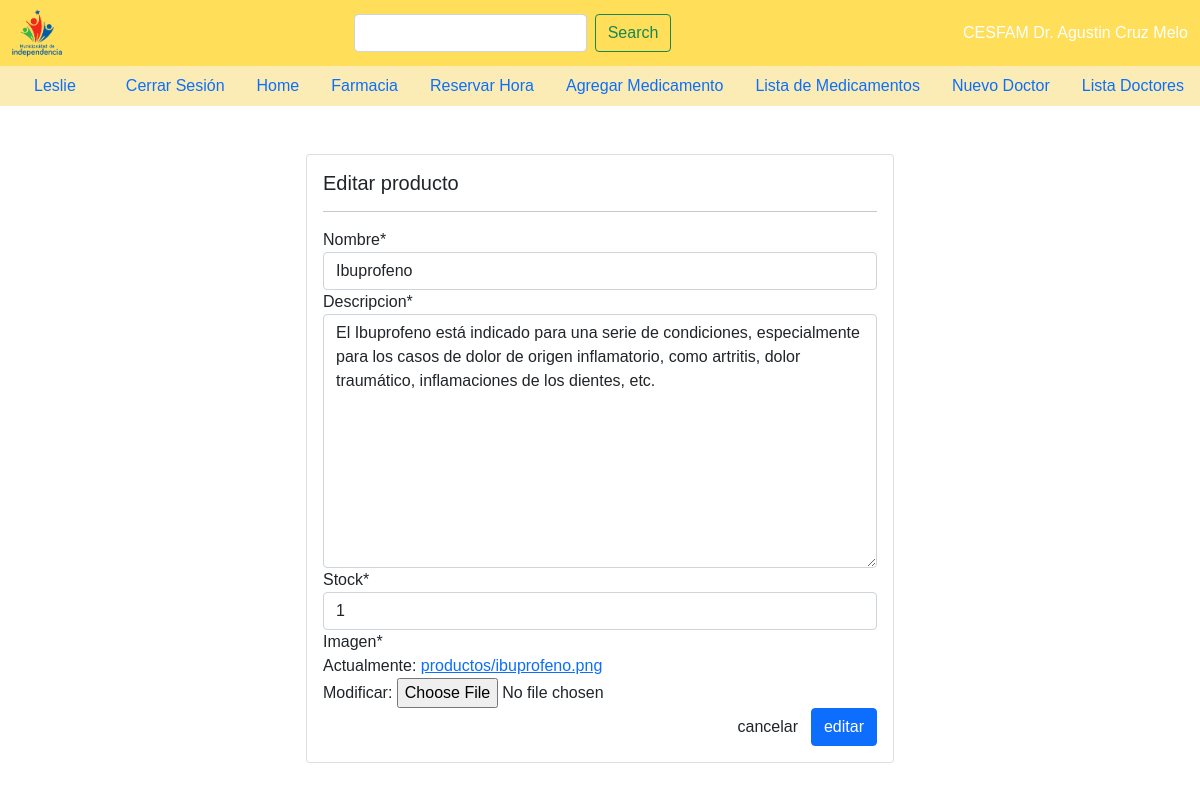
Page /editar_producto/1/ (signed in) on the committed database.
### cesfam/models.py (models this page shows)
class producto(models.Model):
    nombre = models.CharField(max_length=50)
    descripcion = models.TextField()
    stock = models.IntegerField()
    imagen = models.ImageField(upload_to="productos", null=True)

### cesfam/views.py (the view, shortened to what this page needs)
# urls.py: path('editar_producto/<id>/', editar_producto, name="editar_producto"),
@permission_required('cesfam.change_producto')
def editar_producto(request, id):
    productos = get_object_or_404(producto, id=id)
    data = {
        'form': productoForm(instance=productos)
    }
    return render(request, 'cesfam/crud_farmacia/editar.html', data)

### cesfam/forms.py
class productoForm(forms.ModelForm):
    class Meta:
        model = producto
        fields = '__all__'

### cesfam/Templates/cesfam/crud_farmacia/editar.html (shortened to what this page needs)
{% extends 'cesfam/base.html'%}
{% block contenido %}
{% load crispy_forms_tags %}
<br>
<br>
<div class="row">
    <div class="col-12 col-md-6 offset-md-3">
        <div class="card">
            <div class="card-body">
            <h5>Editar producto</h5>
            <hr>
                <form action = "" method ="post" enctype="multipart/form-data">
                    {{ form | crispy}}
                    <div class="d-flex justify-content-end">
                        <input type="reset" value="cancelar" class="btn btn-secunday">
                        <input type="submit" value="editar" class="btn btn-primary">
                    </div>
                </form>
            </div>
        </div>
    </div>
</div>
{% endblock %}

### cesfam/Templates/cesfam/base.html (shortened to what this page needs)
<!DOCTYPE html>
<html lang="en">
  <head>
    {% load static %}
    <link rel="stylesheet" href="{% static 'cesfam/css/bootstrap.min.css' %}">
    <link rel="stylesheet" href="{% static 'cesfam/css/style.css'%}">
    <link rel="stylesheet" href="https://cdnjs.cloudflare.com/ajax/libs/jQuery-Validation-Engine/2.6.4/validationEngine.jquery.min.css"/>
    <link rel="stylesheet" href="https://cdnjs.cloudflare.com/ajax/libs/jQuery-Validation-Engine/2.6.4/validationEngine.jquery.min.css"
 />
  </head>
  <body>
    <nav class="navbar">
      <div class="container-fluid">
        <img src="{% static 'cesfam/img/logo_independencia.png' %}"class="d-inline-block align-text-top">
        <form class="d-flex" id="buscaForm">
          <input class="form-control me-2" type="search" placeholder="  " aria-label="Search">
          <button class="btn btn-outline-success" type="submit">Search</button>
        </form>  CESFAM Dr. Agustin Cruz Melo
      </div>
    </nav>
    <div class="container-row">
      <nav class="nav nav-pills flex-column flex-sm-row">
        {% if user.is_authenticated %}
        <a class="flex-sm-fill text-sm-center nav-link" href="#">{{ user.username }}</a>
        <li>
        <a class="flex-sm-fill text-sm-center nav-link" href="{% url 'logout' %}">Cerrar Sesión</a>
        </li>
        {% else %}
        <li>
        <a class="flex-sm-fill text-sm-center nav-link" href="{% url 'login' %}">Iniciar Sesión</a>
        </li>
        {% endif %}
        <li>
        <a class="flex-sm-fill text-sm-center nav-link" href="{% url 'home' %}">Home</a>
        </li>
        <li>
        <a class="flex-sm-fill text-sm-center nav-link" href="{% url 'farmacia' %}">Farmacia</a>
        </li>
        <li>
        <a class="flex-sm-fill text-sm-center nav-link" href="{% url 'agendar' %}">Reservar Hora</a>
        </li>
        {% if perms.cesfam.add_producto %}
        <li>
        <a class="flex-sm-fill text-sm-center nav-link" href="{% url 'agregar_producto' %}">Agregar Medicamento</a>
        </li>
        {% endif %}
        {% if perms.cesfam.view_producto %}
        <li>
        <a class="flex-sm-fill text-sm-center nav-link" href="{% url 'listar_producto' %}">Lista de Medicamentos</a>
        </li>
        {% endif %}
        {% if perms.cesfam.add_medico %}
        <li>
        <a class="flex-sm-fill text-sm-center nav-link" href="{% url 'agregar_medico' %}">Nuevo Doctor</a>
        </li>
        {% endif %}
        {% if perms.cesfam.view_medico %}
        <li>
        <a class="flex-sm-fill text-sm-center nav-link" href="{% url 'listar_medico' %}">Lista Doctores</a>
        </li>
        {% endif %}
      </nav>
    </div>
<div id="contenido">
   {% block contenido %}
   {% endblock %}
</div>
  </body>
</html>

### cesfam/static/cesfam/css/style.css (style rules this page uses)
body { font-family:sans-serif; }
.navbar { background-color: #FFDE59; color: #FFFFFF; }
.nav-pills { background-color: #FAECB4; color: #FFFFFF; }
.d-inline-block { alt: 0; width: 50px; height: 50px; }

### rows in the picture
producto: nombre "Ibuprofeno", descripcion "El Ibuprofeno está indicado para una serie de condiciones, especialmente para los casos de dolor de origen inflamatorio, como artritis, dolor traumático, inflamaciones de los dientes, etc.", stock "1"

### other values in the picture
{{ user.username }} "Leslie"
